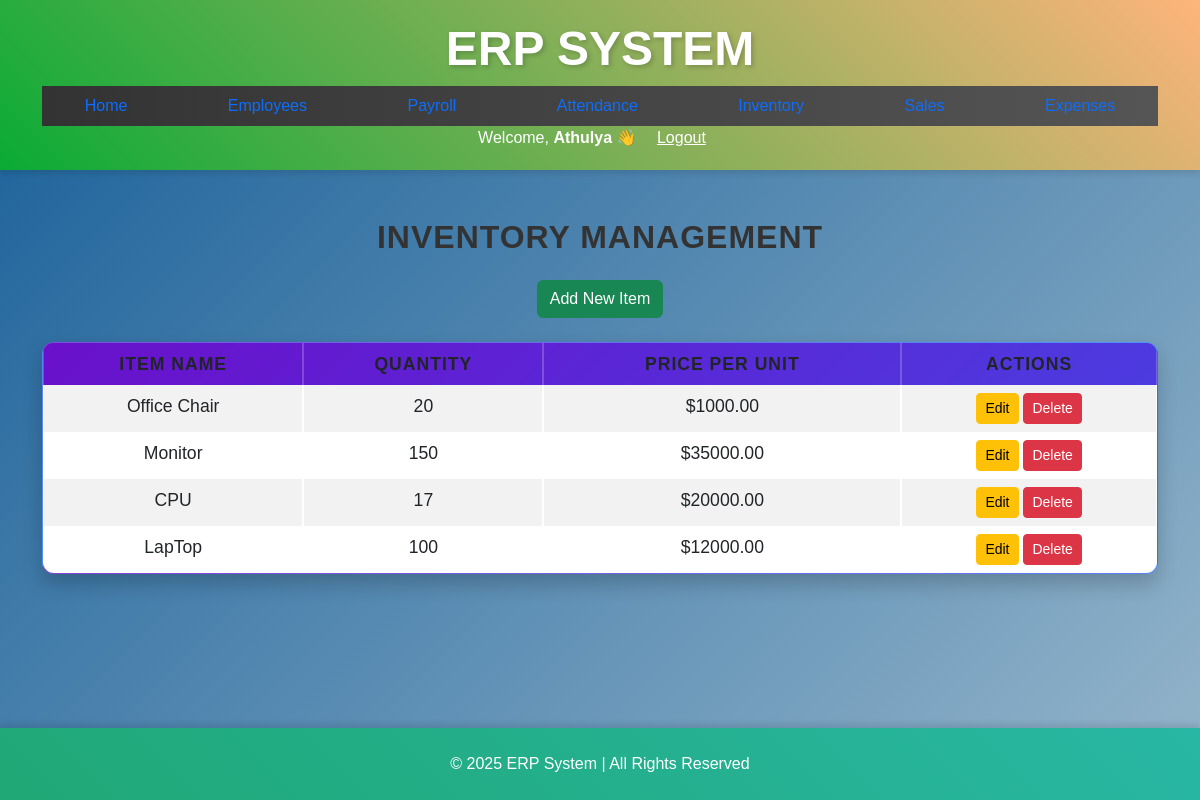
/inventory/ (signed in), run on the app's committed database.
### erp/models.py (models this page shows, shortened)
class InventoryItem(models.Model):
    name=models.CharField(max_length=200)
    quantity=models.IntegerField()
    price_per_unit=models.DecimalField(max_digits=10,decimal_places=2)

### erp/views.py (the view)
# urls.py: path("inventory/", views.manage_inventory, name="manage_inventory"),
@login_required
def manage_inventory(request):
    items = InventoryItem.objects.all()
    return render(request, 'inventory.html', {'items': items})

### erp/templates/inventory.html
{% extends 'base.html' %}
{% block content %}
{% load static %}
<link rel="stylesheet" href="{% static 'static/css/styles.css' %}">
<body class="inventory-page">
<h2 class="text-center my-4">Inventory Management</h2>
<div class="text-center mb-4">
    <a href="{% url 'add_inventory' %}" class="btn btn-success">Add New Item</a>
</div>
<table class="table table-striped table-bordered">
    <thead class="thead-dark">
        <tr>
            <th>Item Name</th>
            <th>Quantity</th>
            <th>Price Per Unit</th>
            <th>Actions</th>
        </tr>
    </thead>
    <tbody>
        {% for item in items %}
        <tr>
            <td>{{ item.name }}</td>
            <td>{{ item.quantity }}</td>
            <td>${{ item.price_per_unit }}</td>
            <td>
                <a href="{% url 'update_inventory' item.pk %}" class="btn btn-warning btn-sm">Edit</a>
                <a href="{% url 'delete_inventory' item.pk %}" class="btn btn-danger btn-sm">Delete</a>
            </td>
        </tr>
        {% endfor %}
    </tbody>
</table>
</body>
{% endblock %}

### erp/templates/base.html (shortened to what this page needs)
<!DOCTYPE html>
<html lang="en">
<head>
    {% load static %}
<link rel="stylesheet" href="{% static 'static/css/styles.css' %}">
    <link href="https://cdn.jsdelivr.net/npm/bootstrap@5.3.0-alpha1/dist/css/bootstrap.min.css" rel="stylesheet">
    <link rel="stylesheet" href="https://cdnjs.cloudflare.com/ajax/libs/font-awesome/6.0.0/css/all.min.css">
    <link rel="stylesheet" href="{% static 'css/styles.css' %}">
</head>
<body>
    <header>
        <div class="container">
            <div class="logo">
                <h1 class="center-title">ERP System</h1>
            </div>
            <nav>
                <ul class="nav">
                    {% block nav %}
                    <li class="nav-item"><a class="nav-link" href="{% url 'dashboard' %}">Home</a></li>
                    <li class="nav-item"><a class="nav-link" href="{% url 'manage_employees' %}">Employees</a></li>
                    <li class="nav-item"><a class="nav-link" href="{% url 'manage_payroll' %}">Payroll</a></li>
                    <li class="nav-item"><a class="nav-link" href="{% url 'manage_attendance' %}">Attendance</a></li>
                    <li class="nav-item"><a class="nav-link" href="{% url 'manage_inventory' %}">Inventory</a></li>
                    <li class="nav-item"><a class="nav-link" href="{% url 'manage_sales' %}">Sales</a></li>
                    <li class="nav-item"><a class="nav-link" href="{% url 'manage_expenses' %}">Expenses</a></li>
                    {% endblock %}
                </ul>
                <div class="ml-auto flex items-center space-x-4">
                    {% if user.is_authenticated %}
                        <span class="text-white font-medium">Welcome, <strong>{{ user.username }}</strong> 👋</span>
                        <a href="{% url 'logout' %}" class="bg-red-500 text-white px-3 py-1 rounded-lg hover:bg-red-700">Logout</a>
                    {% else %}
                        <a href="{% url 'login' %}" class="bg-green-500 text-white px-3 py-1 rounded-lg hover:bg-green-700">Login</a>
                    {% endif %}
                </div>
            </nav>
        </div>
    </header>
    <main>
        <div class="container mt-5">
            {% block content %}{% endblock %}
        </div>
    </main>
    <footer class="bg-dark text-white py-4 mt-5">
        <div class="container">
            <p class="text-center mb-0">&copy; 2025 ERP System | All Rights Reserved</p>
        </div>
    </footer>
</body>
</html>

### erp/static/css/styles.css (style rules this page uses)
body { background: linear-gradient(135deg, #185f99, #c9d9df, #d1e2f1); background-size: 300% 300%; animation: backgroundGradient 10s ease infinite; color: #333; font-family: 'Arial', sans-serif; }
header { background: linear-gradient(45deg, #0aab35, #feb47b); color: white; padding: 20px 0; text-align: center; box-shadow: 0 4px 6px rgba(0, 0, 0, 0.1); }
header .logo h1 { font-size: 3rem; text-transform: uppercase; font-weight: bold; text-shadow: 2px 2px 5px rgba(0, 0, 0, 0.2); }
nav ul { list-style-type: none; padding: 0; display: flex; justify-content: space-around; background: linear-gradient(90deg, #333, #555); }
nav ul li { margin: 0 15px; }
nav ul li a { color: rgb(244, 238, 238); text-decoration: none; font-size: 1.1rem; padding: 12px 20px; border-radius: 25px; transition: background-color 0.3s, transform 0.3s; }
footer { background: linear-gradient(45deg, #20a876, #28b7a4); color: rgb(218, 76, 76); padding: 20px; text-align: center; position: fixed; width: 100%; bottom: 0; box-shadow: 0 -4px 6px rgba(0, 0, 0, 0.1); animation: footerGradientAnimation 5s ease-in-out infinite; }
footer p { margin: 0; }
table { width: 100%; border-collapse: separate; border-spacing: 0; border-radius: 12px; overflow: hidden; margin: 20px 0; font-size: 1.1rem; text-align: left; box-shadow: 0 10px 20px rgba(0, 0, 0, 0.2); transition: all 0.3s ease-in-out; }
th { padding: 15px; text-transform: uppercase; font-weight: bold; letter-spacing: 1px; text-align: center; border-bottom: 3px solid rgba(255, 255, 255, 0.3); }
td { padding: 12px; text-align: center; font-weight: 500; border-bottom: 1px solid rgba(255, 255, 255, 0.2); }
tr:nth-child(even) { background-color: rgba(255, 255, 255, 0.2); }
.sales-page table, .inventory-page table, .orders-page table { backdrop-filter: blur(10px); -webkit-backdrop-filter: blur(10px); border: 1px solid rgba(255, 255, 255, 0.2); border-radius: 12px; }
.inventory-page table { background: linear-gradient(135deg, #6a11cb, #2575fc); color: white; }
.inventory-page th { background: rgba(106, 17, 203, 0.5); }
h2 { font-size: 2rem; font-weight: bold; text-align: center; color: #333; text-transform: uppercase; margin-bottom: 20px; letter-spacing: 1px; }
ul { list-style: none; padding: 0; display: flex; flex-wrap: wrap; justify-content: center; gap: 15px; }
main { padding-bottom: 97px; }

### erp/templates/base.html (style rules this page uses)
.center-title { text-align: center; }

### data on the page
InventoryItem: name "Office Chair", quantity "20", price_per_unit "1000.00"
InventoryItem: name "Monitor", quantity "150", price_per_unit "35000.00"
InventoryItem: name "CPU", quantity "17", price_per_unit "20000.00"
InventoryItem: name "LapTop", quantity "100", price_per_unit "12000.00"

### other printed values
{{ user.username }} "Athulya"
